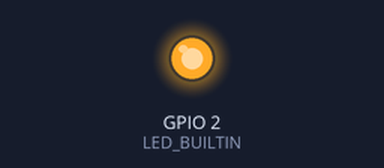
This sketch was run on a simulated ESP8266 (NodeMCU). Parts: output pins drawn as LEDs (lit = HIGH, except the on-board LED, lit = LOW).

Above: at 0.0 s.
At 1.2 s:
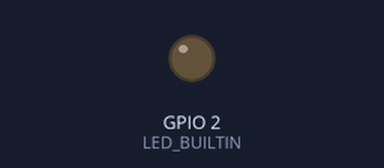
Timing chart, 0 to 2.7 s (numbered marks = the images above):
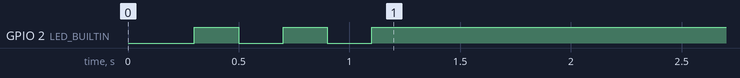

The sketch:

Phase_1_ESP.ino
```cpp
#include <ESP8266WiFi.h>

const char* AP_SSID = "MazeRobot";
const char* AP_PASS = "12345678";
const int   PORT    = 8888;

WiFiServer server(PORT);
WiFiClient client;

void setup() {
  Serial.begin(9600);   // UART to Arduino Mega (Serial1 on Mega)
  delay(100);

  WiFi.mode(WIFI_AP);
  WiFi.softAP(AP_SSID, AP_PASS);

  server.begin();
  server.setNoDelay(true);

  // Blink LED to show ready
  pinMode(LED_BUILTIN, OUTPUT);
  for (int i = 0; i < 6; i++) {
    digitalWrite(LED_BUILTIN, i % 2 == 0 ? LOW : HIGH);
    delay(200);
  }
}

void loop() {
  // Accept new client connection
  if (server.hasClient()) {
    if (client && client.connected()) {
      client.stop();
    }
    client = server.available();
    digitalWrite(LED_BUILTIN, LOW);   // LED on = client connected
  }

  if (!client || !client.connected()) {
    digitalWrite(LED_BUILTIN, HIGH);  // LED off = no client
    return;
  }

  // WiFi → Serial  (Python → Arduino Mega)
  while (client.available()) {
    Serial.write(client.read());
  }

  // Serial → WiFi  (Arduino Mega → Python)
  while (Serial.available()) {
    client.write(Serial.read());
  }
}
```
